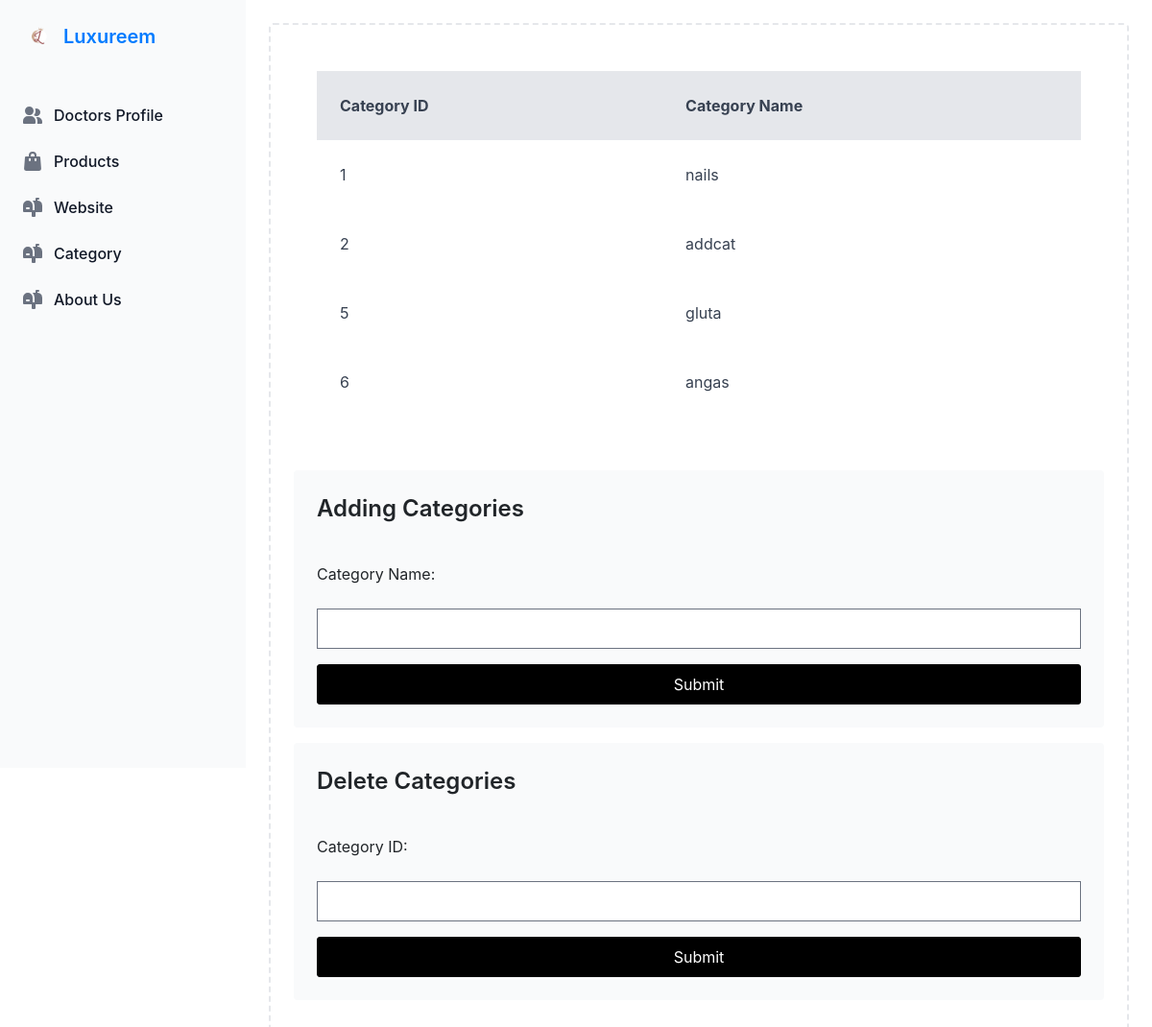
The app's page /admin/adminCategory.php with its own data.
### tables this page shows
CREATE TABLE `cattable` (
  `catid` int(255) NOT NULL,
  `catname` mediumtext NOT NULL
);

### admin/adminCategory.php (the view, shortened to what this page needs)
<?php include 'adminSystemCategory.php';
?>
<!DOCTYPE html>
<html lang="en">
<head>
  <link rel="stylesheet" href="../frontend/output.css" />
  <link rel="stylesheet" href="https://maxcdn.bootstrapcdn.com/bootstrap/4.5.2/css/bootstrap.min.css">
</head>
<body>
  <aside id="logo-sidebar"
    class="fixed top-0 left-0 z-40 w-64 h-screen transition-transform -translate-x-full sm:translate-x-0"
    aria-label="Sidebar">
    <div class="h-full px-3 py-4 overflow-y-auto bg-gray-50 dark:bg-gray-800">
      <a href="#" class="flex items-center ps-2.5 mb-5">
        <img src="../frontend/img/<?= $_SESSION['weblogo'] ?>" class="h-6 me-3 sm:h-7" alt="Flowbite Logo" />
        <span class="self-center text-xl font-semibold whitespace-nowrap dark:text-white">
          <?php echo $_SESSION['webname'] ?>
        </span>
      </a>
      <ul class="space-y-2 font-medium">
        <li>
          <a href="adminDashboardDoctor.php"
            class="flex items-center p-2 text-gray-900 rounded-lg dark:text-white hover:bg-gray-100 dark:hover:bg-gray-700 group">
            <span class="flex-1 ms-3 whitespace-nowrap">Doctors Profile</span>
          </a>
        </li>
        <li>
          <a href="adminDashboardProduct.php"
            class="flex items-center p-2 text-gray-900 rounded-lg dark:text-white hover:bg-gray-100 dark:hover:bg-gray-700 group">
            <span class="flex-1 ms-3 whitespace-nowrap">Products</span>
          </a>
        </li>
        <li>
          <a href="adminWebsite.php"
            class="flex items-center p-2 text-gray-900 rounded-lg dark:text-white hover:bg-gray-100 dark:hover:bg-gray-700 group">
            <span class="flex-1 ms-3 whitespace-nowrap">Website</span>
          </a>
        </li>
        <li>
          <a href="adminCategory.php"
            class="flex items-center p-2 text-gray-900 rounded-lg dark:text-white hover:bg-gray-100 dark:hover:bg-gray-700 group">
            <span class="flex-1 ms-3 whitespace-nowrap">Category</span>
          </a>
        </li>
        <li>
          <a href="adminWebsiteAboutus.php"
            class="flex items-center p-2 text-gray-900 rounded-lg dark:text-white hover:bg-gray-100 dark:hover:bg-gray-700 group">
            <span class="flex-1 ms-3 whitespace-nowrap">About Us</span>
          </a>
        </li>
      </ul>
    </div>
  </aside>
  <div class="p-4 sm:ml-64">
    <div class="p-4 border-2 border-black-1000 border-dashed rounded-lg dark:border-gray-700">
      <div class=" p-6">
        <?php
        $sql = "SELECT * FROM cattable";
        $result = $conn->query($sql);
        if ($result->num_rows > 0) {
          echo "<table class='w-full border-collapse mb-8'>";
          echo "<thead class='bg-gray-200 text-gray-700 border-b-2 border-gray-300'>";
          echo "<tr><th class='p-4 text-left'>Category ID</th><th class='p-4 text-left'>Category Name</th></tr>";
          echo "</thead>";
          echo "<tbody class='text-gray-700'>";
          while ($row = $result->fetch_assoc()) {
            echo "<tr class='border-b-2 border-gray-200 hover:bg-gray-100'>";
            echo "<td class='p-4'>" . $row["catid"] . "</td>";
            echo "<td class='p-4'>" . $row["catname"] . "</td>";
            echo "</tr>";
          }
          echo "</tbody>";
          echo "</table>";
        } else {
          echo "<p class='text-red-600'>0 results</p>";
        }
        ?>
      </div>
      <form action="" method="post" enctype="multipart/form-data">
        <div class="grid grid-cols-1 gap-4 mb-4">
            <div class="grid grid-cols-5 gap-4 bg-gray-50 dark:bg-gray-800 p-4 rounded">
              <h2 class="text-2xl font-semibold mb-4">Adding Categories</h2>
              <label for="addcat" class="col-start-1">Category Name:</label>
              <input type="text" id="addcat" name="addcat" class="col-start-2">
              <input name="insert" type="submit" value="Submit" class="col-start-3"
                style="color: white; background-color: black; border: none; padding: 0.5rem; border-radius: 3px; transition: background-color 0.3s, border 0.3s; border: 1px solid black;"
                onmouseover="this.style.backgroundColor='black'; this.style.color='white'"
                onmouseout="this.style.backgroundColor='white'; this.style.color='black';">
        </div>
      </form>
      <form action="" method="post" enctype="multipart/form-data">
        <div class="grid grid-cols-1 gap-4 mb-4">
            <div class="grid grid-cols-5 gap-4 bg-gray-50 dark:bg-gray-800 p-4 rounded">
              <h2 class="text-2xl font-semibold mb-4">Delete Categories</h2>
              <label for="delcat" class="col-start-1">Category ID:</label>
              <input type="text" id="delcat" name="delcat" class="col-start-2">
              <input name="delete" type="submit" value="Submit" class="col-start-3"
                style="color: white; background-color: black; border: none; padding: 0.5rem; border-radius: 3px; transition: background-color 0.3s, border 0.3s; border: 1px solid black;"
                onmouseover="this.style.backgroundColor='black'; this.style.color='white'"
                onmouseout="this.style.backgroundColor='white'; this.style.color='black';">
        </div>
      </form>
    </div>
  </div>
</body>
</html>

### records on screen
cattable: catid "1", catname "nails"
cattable: catid "2", catname "addcat"
cattable: catid "5", catname "gluta"
cattable: catid "6", catname "angas"

### other values on screen
$_SESSION['webname'] "Luxureem"
